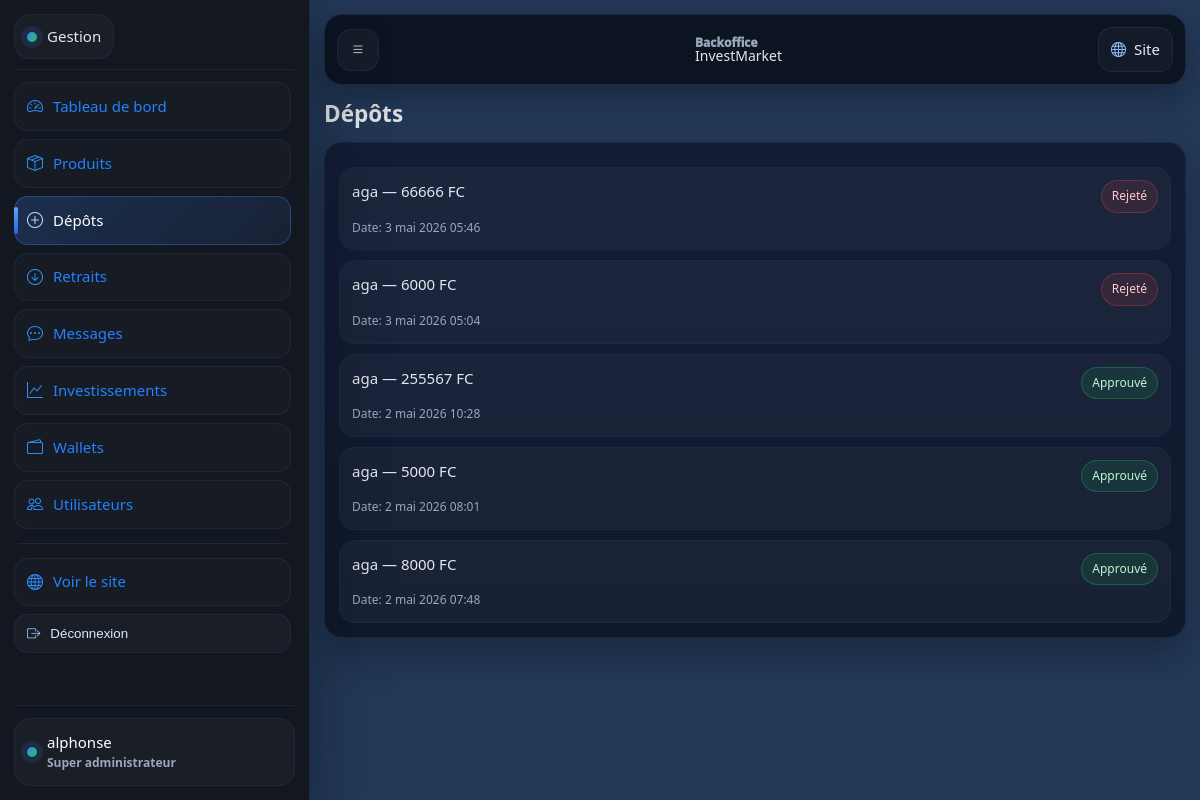
The page /gestion/depots/ (signed in) on the database its author committed.
### wallet/models.py (models this page shows, shortened)
class DepositRequest(models.Model):
    METHOD_AIRTEL = "AIRTEL_MONEY"
    METHOD_ORANGE = "ORANGE_MONEY"
    METHOD_CHOICES = [
        (METHOD_AIRTEL, "Airtel Money"),
        (METHOD_ORANGE, "Orange Money"),
    ]
    STATUS_PENDING = "PENDING"
    STATUS_APPROVED = "APPROVED"
    STATUS_REJECTED = "REJECTED"
    STATUS_CHOICES = [
        (STATUS_PENDING, "En attente"),
        (STATUS_APPROVED, "Approuvé"),
        (STATUS_REJECTED, "Rejeté"),
    ]
    user = models.ForeignKey(settings.AUTH_USER_MODEL, on_delete=models.CASCADE, related_name="deposit_requests")
    amount = models.DecimalField(max_digits=14, decimal_places=2)
    method = models.CharField(max_length=20, choices=METHOD_CHOICES)
    payer_phone = models.CharField(max_length=30, help_text="Numéro du client (Mobile Money)")
    reference = models.CharField(max_length=80, blank=True)
    status = models.CharField(max_length=10, choices=STATUS_CHOICES, default=STATUS_PENDING)
    created_at = models.DateTimeField(auto_now_add=True)
    reviewed_at = models.DateTimeField(null=True, blank=True)
    reviewed_by = models.ForeignKey(
        settings.AUTH_USER_MODEL,
        on_delete=models.SET_NULL,
        null=True,
        blank=True,
        related_name="reviewed_deposits",
    )
    admin_note = models.CharField(max_length=220, blank=True)
    class Meta:
        ordering = ["-created_at"]

### backoffice/views.py (the view)
# urls.py: path("depots/", views.deposits_list, name="bo_deposits_list"),
@staff_required
def deposits_list(request):
    deposits = DepositRequest.objects.all()
    return render(request, "backoffice/deposits_list.html", {"deposits": deposits})

### backoffice/views.py (called while the page is built)
def staff_required(view_func):
    return user_passes_test(
        lambda u: u.is_authenticated and u.is_staff,
        login_url="bo_login",
    )(view_func)

### templates/backoffice/deposits_list.html (shortened to what this page needs)
{% extends "backoffice/base.html" %}
{% block content %}
<h1 style="margin:0 0 10px">Dépôts</h1>
<div class="card">
  {% if deposits %}
    <div class="list">
      {% for d in deposits %}
        <div class="list-item">
          <div class="li-top">
            <div class="li-title">{{ d.user.username }} — {{ d.amount|floatformat:0 }} FC</div>
            <div class="li-badge pill-{{ d.status|lower }}">{{ d.get_status_display }}</div>
          </div>
          <div class="muted" style="font-size:12px;margin-top:6px">Date: {{ d.created_at }}</div>
        </div>
      {% endfor %}
    </div>
  {% else %}
    <p class="muted">Aucun dépôt.</p>
  {% endif %}
</div>
{% endblock %}

### templates/backoffice/base.html (shortened to what this page needs)
{% load static %}
<!doctype html>
<html lang="fr">
<head>
  <link rel="stylesheet" href="{% static 'css/styles.css' %}">
  <link rel="stylesheet" href="{% static 'css/backoffice.css' %}">
  <link rel="stylesheet" href="https://cdn.jsdelivr.net/npm/bootstrap-icons@1.11.3/font/bootstrap-icons.min.css">
</head>
<body class="bo-body">
  <div class="bo" id="boApp">
    <aside class="bo-sidebar" aria-label="Menu gestion">
      <div class="bo-sidebar-head">
        <a class="bo-brand" href="{% url 'bo_dashboard' %}">
          <span class="brand-dot"></span> Gestion
        </a>
      </div>
      <nav class="bo-nav" aria-label="Navigation">
        <a href="{% url 'bo_dashboard' %}">
          <i class="bi bi-speedometer2"></i> Tableau de bord
        </a>
        <a href="{% url 'bo_products_list' %}">
          <i class="bi bi-box-seam"></i> Produits
        </a>
        <a href="{% url 'bo_deposits_list' %}">
          <i class="bi bi-plus-circle"></i> Dépôts
        </a>
        <a href="{% url 'bo_withdrawals_list' %}">
          <i class="bi bi-arrow-down-circle"></i> Retraits
        </a>
        <a href="{% url 'bo_messages_list' %}">
          <i class="bi bi-chat-dots"></i> Messages
        </a>
        <a href="{% url 'bo_investments_list' %}">
          <i class="bi bi-graph-up"></i> Investissements
        </a>
        <a href="{% url 'bo_wallets_list' %}">
          <i class="bi bi-wallet2"></i> Wallets
        </a>
        <a href="{% url 'bo_users_list' %}">
          <i class="bi bi-people"></i> Utilisateurs
        </a>
        <div class="bo-sep"></div>
        <a href="{% url 'home' %}">
          <i class="bi bi-globe"></i> Voir le site
        </a>
        <form method="post" action="{% url 'bo_logout' %}">
          <button class="bo-logout" type="submit">
            <i class="bi bi-box-arrow-right"></i> Déconnexion
          </button>
        </form>
      </nav>
      <div class="bo-sidebar-foot">
        <div class="bo-user">
          <div class="bo-user-dot"></div>
          <div>
            <div class="bo-user-name">{{ request.user.username }}</div>
            <div class="bo-user-role">
              {% if request.user.is_superuser %}
                Super administrateur
              {% else %}
                Administrateur
              {% endif %}
            </div>
          </div>
        </div>
      </div>
    </aside>
    <main class="bo-main">
      <header class="bo-topbar">
        <button class="bo-iconbtn" type="button" data-bo-open aria-label="Ouvrir le menu">
          <i class="bi bi-list"></i>
        </button>
        <div class="bo-topbar-title">
          <div class="bo-topbar-small">Backoffice</div>
          <div class="bo-topbar-big">InvestMarket</div>
        </div>
        <div class="bo-topbar-actions">
          <a class="bo-mini-link" href="{% url 'home' %}">
            <i class="bi bi-globe"></i> <span>Site</span>
          </a>
        </div>
      </header>
      <section class="bo-content">
        {% block content %}{% endblock %}
      </section>
    </main>
  </div>
</body>
</html>

### static/css/styles.css (style rules this page uses)
:root { --bg: #070b14; --bg2:#0b1220; --card:#0f172a; --card2:#111c33; --text:#e5e7eb; --muted:#9aa7bd; --primary:#3b82f6; --primary2:#2563eb; --soft:#0b1f3a; --border:#1f2a44; --border2:#223152; --success:#22c55e; --warning:#f59e0b; --danger:#ef4444; --radius:18px; --radius-sm:14px; --shadow: 0 20px 60px rgba(0,0,0,.45); --shadow-soft: 0 14px 34px rgba(0,0,0,.32); --ring: 0 0 0 4px rgba(59,130,246,.20); }
* { box-sizing:border-box }
html,body { height:100% }
body { margin:0; font-family: system-ui, -apple-system, Segoe UI, Roboto, Arial; color:var(--text); font-size:15px; line-height:1.55; background: radial-gradient(1200px 600px at 14% -10%, rgba(59,130,246,.30) 0%, transparent 60%), radial-gradient(1100px 700px at 92% 0%, rgba(34,197,94,.16) 0%, transparent 58%), radial-gradient(900px 600px at 40% 120%, rgba(37,99,235,.14) 0%, transparent 60%), linear-gradient(180deg, var(--bg) 0%, var(--bg2) 40%, var(--bg) 100%); }
.muted { color:var(--muted) }
.brand-dot { width:10px;height:10px;border-radius:50%; background: linear-gradient(135deg, var(--primary), var(--success)); box-shadow: 0 0 0 6px rgba(59,130,246,.14); }
.card { background: linear-gradient(180deg, rgba(17,28,51,.94), rgba(15,23,42,.94)); border:1px solid rgba(31,42,68,.9); border-radius: var(--radius); padding:14px; box-shadow: var(--shadow-soft); }
.list { display:grid;gap:10px;margin-top:10px }
.list-item { background: rgba(255,255,255,.04); border:1px solid rgba(31,42,68,.92); border-radius:16px; padding:12px; }
.li-top { display:flex;align-items:flex-start;justify-content:space-between;gap:10px }
.li-title { font-weight:1200;color:#e2e8f0 }
.li-badge { font-weight:1100; font-size:12px; padding:6px 10px; border-radius:999px; border:1px solid rgba(31,42,68,.9); background: rgba(7,11,20,.45); color:#cbd5e1; }
.pill-approved { background: rgba(34,197,94,.12); border-color: rgba(34,197,94,.30); color:#bbf7d0 }
.pill-rejected { background: rgba(239,68,68,.12); border-color: rgba(239,68,68,.30); color:#fecaca }

### rows shown on the page
DepositRequest: user.username "aga", amount "66666", status "Rejeté", created_at "3 mai 2026 05:46"
DepositRequest: user.username "aga", amount "6000", status "Rejeté", created_at "3 mai 2026 05:04"
DepositRequest: user.username "aga", amount "255567", status "Approuvé", created_at "2 mai 2026 10:28"
DepositRequest: user.username "aga", amount "5000", status "Approuvé", created_at "2 mai 2026 08:01"
DepositRequest: user.username "aga", amount "8000", status "Approuvé", created_at "2 mai 2026 07:48"

### other values the page prints
{{ request.user.username }} "alphonse"
